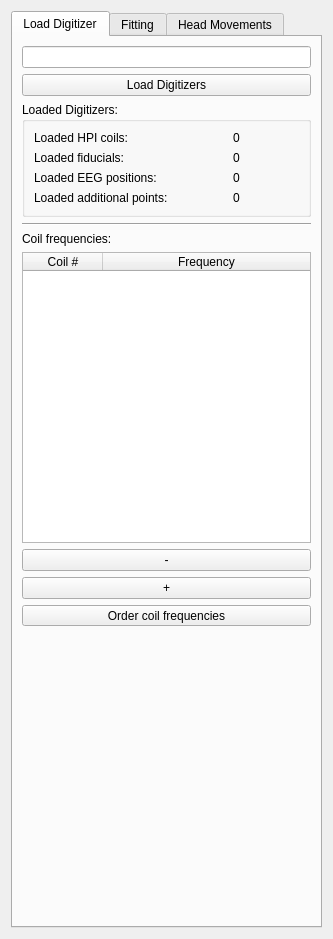
<?xml version="1.0" encoding="UTF-8"?>
<ui version="4.0">
 <class>HpiSettingsViewWidget</class>
 <widget class="QWidget" name="HpiSettingsViewWidget">
  <property name="geometry">
   <rect>
    <x>0</x>
    <y>0</y>
    <width>333</width>
    <height>939</height>
   </rect>
  </property>
  <property name="windowTitle">
   <string>HPI Setup</string>
  </property>
  <layout class="QVBoxLayout" name="verticalLayout_3">
   <item>
    <widget class="QTabWidget" name="tabWidget">
     <property name="currentIndex">
      <number>0</number>
     </property>
     <widget class="QWidget" name="tab_loadDigitizers">
      <attribute name="title">
       <string>Load Digitizer</string>
      </attribute>
      <layout class="QVBoxLayout" name="verticalLayout">
       <item>
        <widget class="QLineEdit" name="m_lineEdit_filePath">
         <property name="text">
          <string/>
         </property>
        </widget>
       </item>
       <item>
        <widget class="QPushButton" name="m_pushButton_loadDigitizers">
         <property name="text">
          <string>Load Digitizers</string>
         </property>
        </widget>
       </item>
       <item>
        <widget class="QGroupBox" name="groupBox">
         <property name="title">
          <string notr="true">Loaded Digitizers:</string>
         </property>
         <property name="flat">
          <bool>false</bool>
         </property>
         <layout class="QFormLayout" name="formLayout_2">
          <item row="0" column="0">
           <widget class="QLabel" name="label_7">
            <property name="text">
             <string>Loaded HPI coils:</string>
            </property>
           </widget>
          </item>
          <item row="0" column="1">
           <widget class="QLabel" name="m_label_numberLoadedCoils">
            <property name="text">
             <string>0</string>
            </property>
            <property name="alignment">
             <set>Qt::AlignCenter</set>
            </property>
           </widget>
          </item>
          <item row="1" column="0">
           <widget class="QLabel" name="label_9">
            <property name="text">
             <string>Loaded fiducials:</string>
            </property>
           </widget>
          </item>
          <item row="1" column="1">
           <widget class="QLabel" name="m_label_numberLoadedFiducials">
            <property name="text">
             <string>0</string>
            </property>
            <property name="alignment">
             <set>Qt::AlignCenter</set>
            </property>
           </widget>
          </item>
          <item row="2" column="0">
           <widget class="QLabel" name="label_10">
            <property name="text">
             <string>Loaded EEG positions:</string>
            </property>
           </widget>
          </item>
          <item row="2" column="1">
           <widget class="QLabel" name="m_label_numberLoadedEEG">
            <property name="text">
             <string>0</string>
            </property>
            <property name="alignment">
             <set>Qt::AlignCenter</set>
            </property>
           </widget>
          </item>
          <item row="3" column="0">
           <widget class="QLabel" name="label_20">
            <property name="text">
             <string>Loaded additional points:</string>
            </property>
           </widget>
          </item>
          <item row="3" column="1">
           <widget class="QLabel" name="m_label_numberLoadedAdditional">
            <property name="text">
             <string>0</string>
            </property>
            <property name="alignment">
             <set>Qt::AlignCenter</set>
            </property>
           </widget>
          </item>
         </layout>
        </widget>
       </item>
       <item>
        <widget class="Line" name="line_3">
         <property name="orientation">
          <enum>Qt::Horizontal</enum>
         </property>
        </widget>
       </item>
       <item>
        <widget class="QLabel" name="label_5">
         <property name="text">
          <string>Coil frequencies:</string>
         </property>
         <property name="alignment">
          <set>Qt::AlignLeading|Qt::AlignLeft|Qt::AlignVCenter</set>
         </property>
        </widget>
       </item>
       <item>
        <widget class="QTableWidget" name="m_tableWidget_Frequencies">
         <property name="sizePolicy">
          <sizepolicy hsizetype="Expanding" vsizetype="Expanding">
           <horstretch>0</horstretch>
           <verstretch>0</verstretch>
          </sizepolicy>
         </property>
         <property name="minimumSize">
          <size>
           <width>0</width>
           <height>0</height>
          </size>
         </property>
         <property name="sizeAdjustPolicy">
          <enum>QAbstractScrollArea::AdjustToContents</enum>
         </property>
         <property name="autoScroll">
          <bool>false</bool>
         </property>
         <property name="showGrid">
          <bool>true</bool>
         </property>
         <property name="rowCount">
          <number>0</number>
         </property>
         <attribute name="horizontalHeaderCascadingSectionResizes">
          <bool>false</bool>
         </attribute>
         <attribute name="horizontalHeaderMinimumSectionSize">
          <number>28</number>
         </attribute>
         <attribute name="horizontalHeaderDefaultSectionSize">
          <number>80</number>
         </attribute>
         <attribute name="horizontalHeaderStretchLastSection">
          <bool>true</bool>
         </attribute>
         <attribute name="verticalHeaderVisible">
          <bool>false</bool>
         </attribute>
         <attribute name="verticalHeaderDefaultSectionSize">
          <number>22</number>
         </attribute>
         <column>
          <property name="text">
           <string>Coil #</string>
          </property>
         </column>
         <column>
          <property name="text">
           <string>Frequency</string>
          </property>
         </column>
        </widget>
       </item>
       <item>
        <widget class="QPushButton" name="m_pushButton_removeCoil">
         <property name="text">
          <string>-</string>
         </property>
        </widget>
       </item>
       <item>
        <widget class="QPushButton" name="m_pushButton_addCoil">
         <property name="text">
          <string>+</string>
         </property>
        </widget>
       </item>
       <item>
        <widget class="QToolButton" name="m_pushButton_doFreqOrder">
         <property name="sizePolicy">
          <sizepolicy hsizetype="Minimum" vsizetype="Fixed">
           <horstretch>0</horstretch>
           <verstretch>0</verstretch>
          </sizepolicy>
         </property>
         <property name="minimumSize">
          <size>
           <width>0</width>
           <height>0</height>
          </size>
         </property>
         <property name="maximumSize">
          <size>
           <width>16777215</width>
           <height>16777215</height>
          </size>
         </property>
         <property name="text">
          <string>Order coil frequencies</string>
         </property>
        </widget>
       </item>
       <item>
        <spacer name="verticalSpacer_2">
         <property name="orientation">
          <enum>Qt::Vertical</enum>
         </property>
         <property name="sizeHint" stdset="0">
          <size>
           <width>20</width>
           <height>40</height>
          </size>
         </property>
        </spacer>
       </item>
      </layout>
     </widget>
     <widget class="QWidget" name="tab_fitting">
      <attribute name="title">
       <string>Fitting</string>
      </attribute>
      <layout class="QVBoxLayout" name="verticalLayout_2">
       <item>
        <widget class="QLabel" name="label_12">
         <property name="text">
          <string>Setup:</string>
         </property>
         <property name="alignment">
          <set>Qt::AlignLeading|Qt::AlignLeft|Qt::AlignVCenter</set>
         </property>
        </widget>
       </item>
       <item>
        <widget class="QCheckBox" name="m_checkBox_useSSP">
         <property name="text">
          <string>Use SSP</string>
         </property>
        </widget>
       </item>
       <item>
        <widget class="QCheckBox" name="m_checkBox_useComp">
         <property name="text">
          <string>Use compensators</string>
         </property>
        </widget>
       </item>
       <item>
        <widget class="QCheckBox" name="m_checkBox_continousHPI">
         <property name="text">
          <string>Do continous HPI fitting</string>
         </property>
        </widget>
       </item>
       <item>
        <widget class="QToolButton" name="m_pushButton_doSingleFit">
         <property name="sizePolicy">
          <sizepolicy hsizetype="Minimum" vsizetype="Fixed">
           <horstretch>0</horstretch>
           <verstretch>0</verstretch>
          </sizepolicy>
         </property>
         <property name="minimumSize">
          <size>
           <width>0</width>
           <height>0</height>
          </size>
         </property>
         <property name="maximumSize">
          <size>
           <width>16777215</width>
           <height>16777215</height>
          </size>
         </property>
         <property name="text">
          <string>Perform single HPI fit</string>
         </property>
        </widget>
       </item>
       <item>
        <widget class="Line" name="line_2">
         <property name="orientation">
          <enum>Qt::Horizontal</enum>
         </property>
        </widget>
       </item>
       <item>
        <widget class="QLabel" name="label_11">
         <property name="text">
          <string>Fitting errors:</string>
         </property>
         <property name="alignment">
          <set>Qt::AlignLeading|Qt::AlignLeft|Qt::AlignVCenter</set>
         </property>
        </widget>
       </item>
       <item>
        <widget class="QTableWidget" name="m_tableWidget_errors">
         <property name="minimumSize">
          <size>
           <width>0</width>
           <height>192</height>
          </size>
         </property>
         <property name="sizeAdjustPolicy">
          <enum>QAbstractScrollArea::AdjustToContents</enum>
         </property>
         <property name="rowCount">
          <number>0</number>
         </property>
         <attribute name="horizontalHeaderDefaultSectionSize">
          <number>80</number>
         </attribute>
         <attribute name="horizontalHeaderStretchLastSection">
          <bool>true</bool>
         </attribute>
         <attribute name="verticalHeaderVisible">
          <bool>false</bool>
         </attribute>
         <attribute name="verticalHeaderDefaultSectionSize">
          <number>22</number>
         </attribute>
         <column>
          <property name="text">
           <string>Coil  #</string>
          </property>
         </column>
         <column>
          <property name="text">
           <string>Error in mm</string>
          </property>
         </column>
        </widget>
       </item>
       <item>
        <widget class="QGroupBox" name="groupBox_2">
         <property name="title">
          <string>Mean Average Error</string>
         </property>
         <property name="flat">
          <bool>false</bool>
         </property>
         <property name="checkable">
          <bool>false</bool>
         </property>
         <layout class="QFormLayout" name="formLayout_4">
          <item row="0" column="0">
           <widget class="QLabel" name="label_2">
            <property name="text">
             <string>Average error:</string>
            </property>
            <property name="alignment">
             <set>Qt::AlignLeading|Qt::AlignLeft|Qt::AlignVCenter</set>
            </property>
           </widget>
          </item>
          <item row="0" column="1">
           <widget class="QLabel" name="m_label_averagedFitError">
            <property name="text">
             <string>0mm</string>
            </property>
            <property name="alignment">
             <set>Qt::AlignLeading|Qt::AlignLeft|Qt::AlignVCenter</set>
            </property>
           </widget>
          </item>
          <item row="1" column="0">
           <widget class="QLabel" name="label">
            <property name="text">
             <string>Error threshold:</string>
            </property>
           </widget>
          </item>
          <item row="1" column="1">
           <widget class="QDoubleSpinBox" name="m_doubleSpinBox_maxHPIContinousDist">
            <property name="suffix">
             <string> mm</string>
            </property>
            <property name="maximum">
             <double>9999.989999999999782</double>
            </property>
            <property name="value">
             <double>10.000000000000000</double>
            </property>
           </widget>
          </item>
          <item row="2" column="0" colspan="2">
           <widget class="QLabel" name="m_label_fitFeedback">
            <property name="text">
             <string>No fit yet</string>
            </property>
            <property name="alignment">
             <set>Qt::AlignCenter</set>
            </property>
           </widget>
          </item>
         </layout>
        </widget>
       </item>
       <item>
        <spacer name="verticalSpacer_3">
         <property name="orientation">
          <enum>Qt::Vertical</enum>
         </property>
         <property name="sizeHint" stdset="0">
          <size>
           <width>20</width>
           <height>40</height>
          </size>
         </property>
        </spacer>
       </item>
      </layout>
     </widget>
     <widget class="QWidget" name="tab_movement">
      <attribute name="title">
       <string>Head Movements</string>
      </attribute>
      <layout class="QVBoxLayout" name="verticalLayout_5">
       <item>
        <widget class="QGroupBox" name="groupBox_threshold">
         <property name="title">
          <string>Thresholds:</string>
         </property>
         <layout class="QFormLayout" name="formLayout">
          <item row="0" column="0">
           <widget class="QLabel" name="label_moveThreshold">
            <property name="text">
             <string>Movement:</string>
            </property>
           </widget>
          </item>
          <item row="0" column="1">
           <widget class="QDoubleSpinBox" name="m_doubleSpinBox_moveThreshold">
            <property name="suffix">
             <string> mm</string>
            </property>
            <property name="maximum">
             <double>9999.989999999999782</double>
            </property>
            <property name="value">
             <double>3.000000000000000</double>
            </property>
           </widget>
          </item>
          <item row="1" column="0">
           <widget class="QLabel" name="label_rotThreshold">
            <property name="text">
             <string>Rotation:</string>
            </property>
           </widget>
          </item>
          <item row="1" column="1">
           <widget class="QDoubleSpinBox" name="m_doubleSpinBox_rotThreshold">
            <property name="suffix">
             <string> °</string>
            </property>
            <property name="maximum">
             <double>9999.989999999999782</double>
            </property>
            <property name="value">
             <double>5.000000000000000</double>
            </property>
           </widget>
          </item>
         </layout>
        </widget>
       </item>
       <item>
        <widget class="QGroupBox" name="groupBox_result">
         <property name="title">
          <string>Displacement from last fit:</string>
         </property>
         <layout class="QFormLayout" name="formLayout_3">
          <item row="0" column="0">
           <widget class="QLabel" name="label_moveResult">
            <property name="text">
             <string>Movement:</string>
            </property>
           </widget>
          </item>
          <item row="0" column="1">
           <widget class="QLineEdit" name="m_qLineEdit_moveResult">
            <property name="readOnly">
             <bool>true</bool>
            </property>
           </widget>
          </item>
          <item row="1" column="0">
           <widget class="QLabel" name="label_rotResult">
            <property name="text">
             <string>Rotation:</string>
            </property>
           </widget>
          </item>
          <item row="1" column="1">
           <widget class="QLineEdit" name="m_qLineEdit_rotResult">
            <property name="readOnly">
             <bool>true</bool>
            </property>
           </widget>
          </item>
          <item row="2" column="0">
           <widget class="QLabel" name="label_largeResult">
            <property name="text">
             <string>Head Movement:</string>
            </property>
           </widget>
          </item>
          <item row="2" column="1">
           <widget class="QLabel" name="m_label_movementFeedback">
            <property name="text">
             <string>No fit yet</string>
            </property>
            <property name="alignment">
             <set>Qt::AlignCenter</set>
            </property>
           </widget>
          </item>
         </layout>
        </widget>
       </item>
       <item>
        <spacer name="verticalSpacer">
         <property name="orientation">
          <enum>Qt::Vertical</enum>
         </property>
         <property name="sizeHint" stdset="0">
          <size>
           <width>20</width>
           <height>40</height>
          </size>
         </property>
        </spacer>
       </item>
      </layout>
     </widget>
    </widget>
   </item>
  </layout>
 </widget>
 <tabstops>
  <tabstop>tabWidget</tabstop>
  <tabstop>m_lineEdit_filePath</tabstop>
  <tabstop>m_pushButton_loadDigitizers</tabstop>
  <tabstop>m_tableWidget_Frequencies</tabstop>
  <tabstop>m_pushButton_removeCoil</tabstop>
  <tabstop>m_pushButton_addCoil</tabstop>
  <tabstop>m_pushButton_doFreqOrder</tabstop>
  <tabstop>m_checkBox_useSSP</tabstop>
  <tabstop>m_checkBox_useComp</tabstop>
  <tabstop>m_checkBox_continousHPI</tabstop>
  <tabstop>m_pushButton_doSingleFit</tabstop>
  <tabstop>m_tableWidget_errors</tabstop>
  <tabstop>m_doubleSpinBox_maxHPIContinousDist</tabstop>
  <tabstop>m_doubleSpinBox_moveThreshold</tabstop>
  <tabstop>m_doubleSpinBox_rotThreshold</tabstop>
  <tabstop>m_qLineEdit_moveResult</tabstop>
  <tabstop>m_qLineEdit_rotResult</tabstop>
 </tabstops>
 <resources/>
 <connections/>
</ui>
